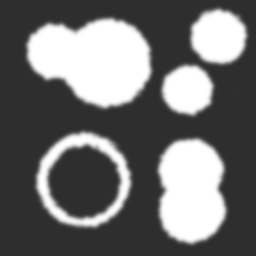
%> input picture week2/circular_hough/TestImg_CHT_a3.bmp (cropped and resized to the size of MATLAB's example picture), 256 x 256 px, given in place of cameraman.tif, which was not available
$ octave --eval "makeTest('circular_hough/TestImg_CHT_a3.bmp');"   (GNU Octave 9; MATLAB toolbox functions it lacks are replaced by stand-ins)
%> lines starting %> are read from the running program, lines starting %| are printed output that depends on the picture; pictures that were not available may be replaced by others from this repository, and a replacement may not be noted
### week2/M1_Team8_Dilation.m
%function M1_Team8_Dilation: Performs the morphological dilation of an
%image.
%
%Input
%   -InputImg: Matrix of numbers -> the image to be dilated
%   -structel: Matrix of numbers -> the structuring element to use
%   -struCent: Array of Integer -> center of the structuring element
%
%Output
function OutputImg = M1_Team8_Dilation (InputImg, structel, struCent)

[M,N]=size(InputImg);
[m,n]=size(structel);

structel=structel(end:-1:1,end:-1:1);

struCent = size(structel)-struCent+[1,1];

Padded=zeros(size(InputImg)+size(structel)-[1,1]);

OuputImgWithBorders = Padded;

Padded(struCent(1):(struCent(1)+M-1),struCent(2):(struCent(2)+N-1)) = InputImg;

for i=struCent(1):struCent(1)+M-1
  for j=struCent(2):struCent(2)+N-1
    CropCur=Padded((i-struCent(1)+1):(i+m-struCent(1)),(j-struCent(2)+1):(j+n-struCent(2)));
    OutputImgWithBorders(i,j)=max(max(CropCur.*structel));
  end
end

OutputImg=OutputImgWithBorders(struCent(1):(struCent(1)+M-1),struCent(2):(struCent(2)+N-1));

% [17 lines of commented-out code are left out]

### week2/M1_Team8_Erosion.m
%function M1_Team8_Erosion: Performs the morphological erosion of an
%image.
%
%Input
%   -InputImg: Matrix of numbers -> the image to be eroded
%   -structel: Matrix of numbers -> the structuring element to use
%   -struCent: Array of Integer -> center of the structuring element
%
%Output
%   -OutputImg: The eroded image
function OutputImg = M1_Team8_Erosion (InputImg, structel, struCent)

[M,N]=size(InputImg);
[m,n]=size(structel);

structel=structel(end:-1:1,end:-1:1);

struCent = size(structel)-struCent+[1,1];

Padded=255*ones(size(InputImg)+size(structel)-[1,1]);

OuputImgWithBorders = Padded;

Padded(struCent(1):(struCent(1)+M-1),struCent(2):(struCent(2)+N-1)) = InputImg;

for i=struCent(1):struCent(1)+M-1
  for j=struCent(2):struCent(2)+N-1
    CropCur=Padded((i-struCent(1)+1):(i+m-struCent(1)),(j-struCent(2)+1):(j+n-struCent(2)));
    OutputImgWithBorders(i,j)=min(min(CropCur.*structel));
  end
end

OutputImg=OutputImgWithBorders(struCent(1):(struCent(1)+M-1),struCent(2):(struCent(2)+N-1));

### week2/M1_Team8_TopHat.m
%function M1_Team8_TopHat: Performs the morphological top hat of an
%image.
%
%Input
%   -InputImg: Matrix of numbers -> the image to operate
%   -structel: Matrix of numbers -> the structuring element to use
%   -struCent: Array of Integer -> center of the structuring element
%   -Times: Integer -> times to apply each lower-level operator
%
%Output
%   -OutputImg: The resulting image of the top hat
function OutputImg = M1_Team8_TopHat (InputImg, structel, struCent, Times)

OpenedImg = M1_Team8_Opening(InputImg,structel,struCent,Times);

OutputImg = double(InputImg) - OpenedImg;

### week2/M1_Team8_DualTopHat.m
%function M1_Team8_DualTopHat: Performs the morphological dual top hat of an
%image.
%
%Input
%   -InputImg: Matrix of numbers -> the image to operate
%   -structel: Matrix of numbers -> the structuring element to use
%   -struCent: Array of Integer -> center of the structuring element
%   -Times: Integer -> times to apply each lower-level operator
%
%Output
%   -OutputImg: The resulting image of the dual top hat
function OutputImg = M1_Team8_DualTopHat (InputImg, structel, struCent, Times)

ClosedImg = M1_Team8_Closing(InputImg,structel,struCent,Times);

OutputImg = 255*ones(size(InputImg)) - (ClosedImg - double(InputImg));

### week2/TestOperation.m
%function TestOperation: gives the computation time of an operation
%implemented by Matlab and by ourselves
%
%Input
%   -operation: Char -> operation to test
%   -testImg: Matrix of numbers -> image to use to test the operators
%   -structel: Matrix of numbers -> the structuring element to use
%   -struCent: Array of Integer -> center of the structuring element
%
%Output
%   -timeMatlab: Double -> time that takes matlab operator to run
%   -timeCustom: Double -> time that takes our operator to run
function [timeMatlab, timeCustom] = TestOperation(operation,testImg,structel,struCent)

if operation == 'D'
  matStrel = strel ('square',size(structel,1));
  tic
  imdilate(testImg,matStrel);
  timeMatlab = toc;
  tic
  M1_Team8_Dilation(testImg,structel,struCent);
  timeCustom = toc;
elseif operation == 'E'
  matStrel = strel ('square',size(structel,1));
  tic
  imerode(testImg,matStrel);
  timeMatlab = toc;
  tic
  M1_Team8_Erosion(testImg,structel,struCent);
  timeCustom = toc;
elseif operation == 'O'
  matStrel = strel ('square',size(structel,1));
  tic
  imopen(testImg,matStrel);
  timeMatlab = toc;
  tic
  M1_Team8_Opening(testImg,structel,struCent,1);
  timeCustom = toc;
elseif operation == 'C'
  matStrel = strel ('square',size(structel,1));
  tic
  imclose(testImg,matStrel);
  timeMatlab = toc;
  tic
  M1_Team8_Closing(testImg,structel,struCent,1);
  timeCustom = toc;
elseif operation == 'T'
  matStrel = strel ('square',size(structel,1));
  tic
  imtophat(testImg,matStrel);
  timeMatlab = toc;
  tic
  M1_Team8_TopHat(testImg,structel,struCent,1);
  timeCustom = toc;
elseif operation == 'U'
  matStrel = strel ('square',size(structel,1));
  tic
  imbothat(testImg,matStrel);
  timeMatlab = toc;
  tic
  M1_Team8_DualTopHat(testImg,structel,struCent,1);
  timeCustom = toc;
end

### week2/M1_Team8_Closing.m
%function M1_Team8_Closing: Performs the morphological closing of an
%image.
%
%Input
%   -InputImg: Matrix of numbers -> the image to operate
%   -structel: Matrix of numbers -> the structuring element to use
%   -struCent: Array of Integer -> center of the structuring element
%   -Times: Integer -> times to apply each lower-level operator
%
%Output
%   -OutputImg: The resulting image of the closing
function OutputImg = M1_Team8_Closing (InputImg, structel, struCent, Times)

if Times>1
    [structel,struCent]=ErodeStructel(structel, struCent, Times-1);
end

ProcessedImg = InputImg;

ProcessedImg = M1_Team8_Dilation(ProcessedImg,structel,struCent);

ProcessedImg = M1_Team8_Erosion(ProcessedImg,structel,struCent);

OutputImg=ProcessedImg;

### week2/M1_Team8_Opening.m
%function M1_Team8_Opening: Performs the morphological opening of an
%image.
%
%Input
%   -InputImg: Matrix of numbers -> the image to operate
%   -structel: Matrix of numbers -> the structuring element to use
%   -struCent: Array of Integer -> center of the structuring element
%   -Times: Integer -> times to apply each lower-level operator
%
%Output
%   -OutputImg: The resulting image of the opening
function OutputImg = M1_Team8_Opening (InputImg, structel, struCent, Times)

if Times>1
    [structel,struCent]=ErodeStructel(structel, struCent, Times-1);
end

ProcessedImg = InputImg;

ProcessedImg = M1_Team8_Erosion(ProcessedImg,structel,struCent);

ProcessedImg = M1_Team8_Dilation(ProcessedImg,structel,struCent);

OutputImg=ProcessedImg;

### week2/makeTest.m
%function makeTest: prints a test of the computation time of matlab's and
%our implementation of the operator
%
%Input
%   -outFileName: String -> file where the test will be printed
function makeTest(outFileName)
%> called with outFileName = 'circular_hough/TestImg_CHT_a3.bmp'

outFile=fopen(outFileName,'w');

TheImage=imread('cameraman.tif');
%> TheImage is the input picture: size 256x256 uint8; min 46, max 255, mean 111.4

TheStructel= ones(3);

TheCenter=[2,2];

for i=1:40
    fprintf(outFile,'-');
end
fprintf(outFile,'\n');
fprintf(outFile,'Dilation');
fprintf(outFile,'\n');
for i=1:40
    fprintf(outFile,'-');
end
fprintf(outFile,'\n');

[timeMatlab, timeCustom] = TestOperation('D',TheImage,TheStructel,TheCenter);
%> after the loop in M1_Team8_Dilation, `for i=struCent(1):struCent(1)+M-1`:
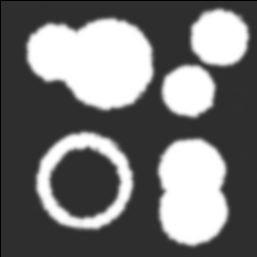
%> OutputImgWithBorders: size 257x257 double; min 0, max 255, mean 116.6
%> in M1_Team8_Dilation, `OutputImg=OutputImgWithBorders(struCent(1):(struCent(1)+M-1),struCent(..`:
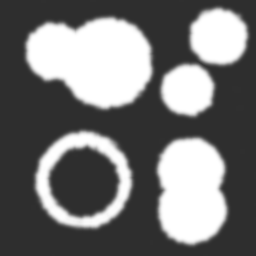
%> OutputImg: size 256x256 double; min 46, max 255, mean 117.5
%> timeMatlab = 0.0136; timeCustom = 1.41

fprintf(outFile,'Matlab:');

fprintf(outFile,num2str(timeMatlab));

fprintf(outFile,' seconds\n');

fprintf(outFile,'Custom:');

fprintf(outFile,num2str(timeCustom));

fprintf(outFile,' seconds\n');

for i=1:40
    fprintf(outFile,'-');
end
fprintf(outFile,'\n');
fprintf(outFile,'Erosion');
fprintf(outFile,'\n');
for i=1:40
    fprintf(outFile,'-');
end
fprintf(outFile,'\n');

[timeMatlab, timeCustom] = TestOperation('E',TheImage,TheStructel,TheCenter);
%> after the loop in M1_Team8_Erosion, `for i=struCent(1):struCent(1)+M-1`:
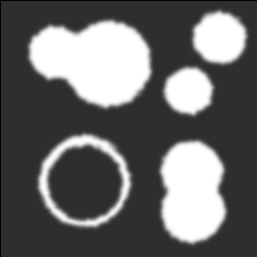
%> OutputImgWithBorders: size 257x257 double; min 0, max 255, mean 104.6
%> in M1_Team8_Erosion, `OutputImg=OutputImgWithBorders(struCent(1):(struCent(1)+M-1),struCent(..`:
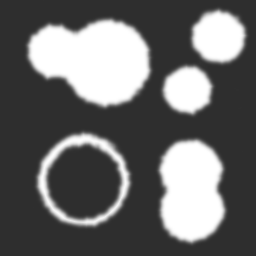
%> OutputImg: size 256x256 double; min 46, max 255, mean 105.5
%> timeMatlab = 0.00231; timeCustom = 1.38

fprintf(outFile,'Matlab:');

fprintf(outFile,num2str(timeMatlab));

fprintf(outFile,' seconds\n');

fprintf(outFile,'Custom:');

fprintf(outFile,num2str(timeCustom));

fprintf(outFile,' seconds\n');


for i=1:40
    fprintf(outFile,'-');
end
fprintf(outFile,'\n');
fprintf(outFile,'Opening');
fprintf(outFile,'\n');
for i=1:40
    fprintf(outFile,'-');
end
fprintf(outFile,'\n');

[timeMatlab, timeCustom] = TestOperation('O',TheImage,TheStructel,TheCenter);
%> call 2 of M1_Team8_Dilation, with structel = [1 1 1; 1 1 1; 1 1 1], struCent = [2 2]
%> after the loop in M1_Team8_Dilation (call 2), `for i=struCent(1):struCent(1)+M-1`:
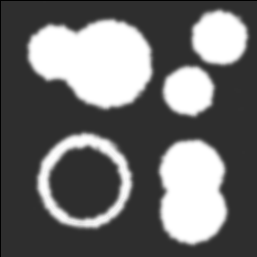
%> OutputImgWithBorders: size 257x257 double; min 0, max 255, mean 110.5
%> timeMatlab = 0.00353; timeCustom = 2.79

fprintf(outFile,'Matlab:');

fprintf(outFile,num2str(timeMatlab));

fprintf(outFile,' seconds\n');

fprintf(outFile,'Custom:');

fprintf(outFile,num2str(timeCustom));

fprintf(outFile,' seconds\n');

for i=1:40
    fprintf(outFile,'-');
end
fprintf(outFile,'\n');
fprintf(outFile,'Closing');
fprintf(outFile,'\n');
for i=1:40
    fprintf(outFile,'-');
end
fprintf(outFile,'\n');

[timeMatlab, timeCustom] = TestOperation('C',TheImage,TheStructel,TheCenter);
%> call 3 of M1_Team8_Erosion, with structel = [1 1 1; 1 1 1; 1 1 1], struCent = [2 2]
%> in M1_Team8_Erosion (call 3), `Padded(struCent(1):(struCent(1)+M-1),struCent(2):(struCent(2)+N-1)) = ..`:
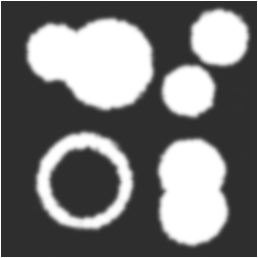
%> Padded: size 258x258 double; min 46, max 255, mean 119.7
%> timeMatlab = 0.00705; timeCustom = 2.9

fprintf(outFile,'Matlab:');

fprintf(outFile,num2str(timeMatlab));

fprintf(outFile,' seconds\n');

fprintf(outFile,'Custom:');

fprintf(outFile,num2str(timeCustom));

fprintf(outFile,' seconds\n');


for i=1:40
    fprintf(outFile,'-');
end
fprintf(outFile,'\n');
fprintf(outFile,'Top Hat');
fprintf(outFile,'\n');
for i=1:40
    fprintf(outFile,'-');
end
fprintf(outFile,'\n');

[timeMatlab, timeCustom] = TestOperation('T',TheImage,TheStructel,TheCenter);
%> in M1_Team8_TopHat, `OutputImg = double(InputImg) - OpenedImg;`:
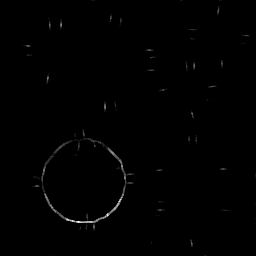
%> OutputImg: size 256x256 double; min 0, max 14, mean 0.0624; drawn with min black and max white
%> timeMatlab = 0.00455; timeCustom = 2.84

fprintf(outFile,'Matlab:');

fprintf(outFile,num2str(timeMatlab));

fprintf(outFile,' seconds\n');

fprintf(outFile,'Custom:');

fprintf(outFile,num2str(timeCustom));

fprintf(outFile,' seconds\n');


for i=1:40
    fprintf(outFile,'-');
end
fprintf(outFile,'\n');
fprintf(outFile,'Dual Top Hat');
fprintf(outFile,'\n');
for i=1:40
    fprintf(outFile,'-');
end
fprintf(outFile,'\n');

[timeMatlab, timeCustom] = TestOperation('U',TheImage,TheStructel,TheCenter);
%> timeMatlab = 0.00432; timeCustom = 2.81

fprintf(outFile,'Matlab:');

fprintf(outFile,num2str(timeMatlab));

fprintf(outFile,' seconds\n');

fprintf(outFile,'Custom:');

fprintf(outFile,num2str(timeCustom));

fprintf(outFile,' seconds\n');
